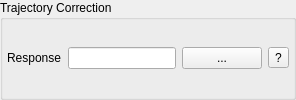
           <widget class="QGroupBox" name="trajectory_group_3">
            <property name="sizePolicy">
             <sizepolicy hsizetype="Preferred" vsizetype="Maximum">
              <horstretch>0</horstretch>
              <verstretch>0</verstretch>
             </sizepolicy>
            </property>
            <property name="styleSheet">
             <string notr="true">QGroupBox#trajectory_group_3 {
    border: 1px solid palette(mid);
    border-radius: 6px;
    margin-top: 4px;
    padding-top: 6px;
}
QGroupBox#trajectory_group_3::title {
    subcontrol-origin: margin;
    left: 10px;
    padding: 0 4px 0 4px;
}</string>
            </property>
            <property name="title">
             <string>Trajectory Correction</string>
            </property>
            <layout class="QVBoxLayout" name="verticalLayout_9">
             <property name="leftMargin">
              <number>4</number>
             </property>
             <property name="topMargin">
              <number>4</number>
             </property>
             <property name="rightMargin">
              <number>4</number>
             </property>
             <property name="bottomMargin">
              <number>4</number>
             </property>
             <item>
              <layout class="QHBoxLayout" name="trajectory_response_layout_3">
               <item>
                <widget class="QLabel" name="label_18">
                 <property name="text">
                  <string>Response</string>
                 </property>
                </widget>
               </item>
               <item>
                <widget class="QLineEdit" name="trajectory_response_3">
                 <property name="maximumSize">
                  <size>
                   <width>500</width>
                   <height>16777215</height>
                  </size>
                 </property>
                </widget>
               </item>
               <item>
                <widget class="QPushButton" name="pushButton_8">
                 <property name="sizePolicy">
                  <sizepolicy hsizetype="Fixed" vsizetype="Fixed">
                   <horstretch>0</horstretch>
                   <verstretch>0</verstretch>
                  </sizepolicy>
                 </property>
                 <property name="text">
                  <string>...</string>
                 </property>
                </widget>
               </item>
               <item>
                <widget class="QToolButton" name="trajectory_response_tooltip">
                 <property name="toolTip">
                  <string>&lt;html&gt;&lt;head/&gt;&lt;body&gt;&lt;p&gt;Load the directory containing data collected with System Identification (SysID) in Orbit mode. This data is required for all correction modes.&lt;/p&gt;&lt;/body&gt;&lt;/html&gt;</string>
                 </property>
                 <property name="text">
                  <string>?</string>
                 </property>
                </widget>
               </item>
              </layout>
             </item>
            </layout>
           </widget>
